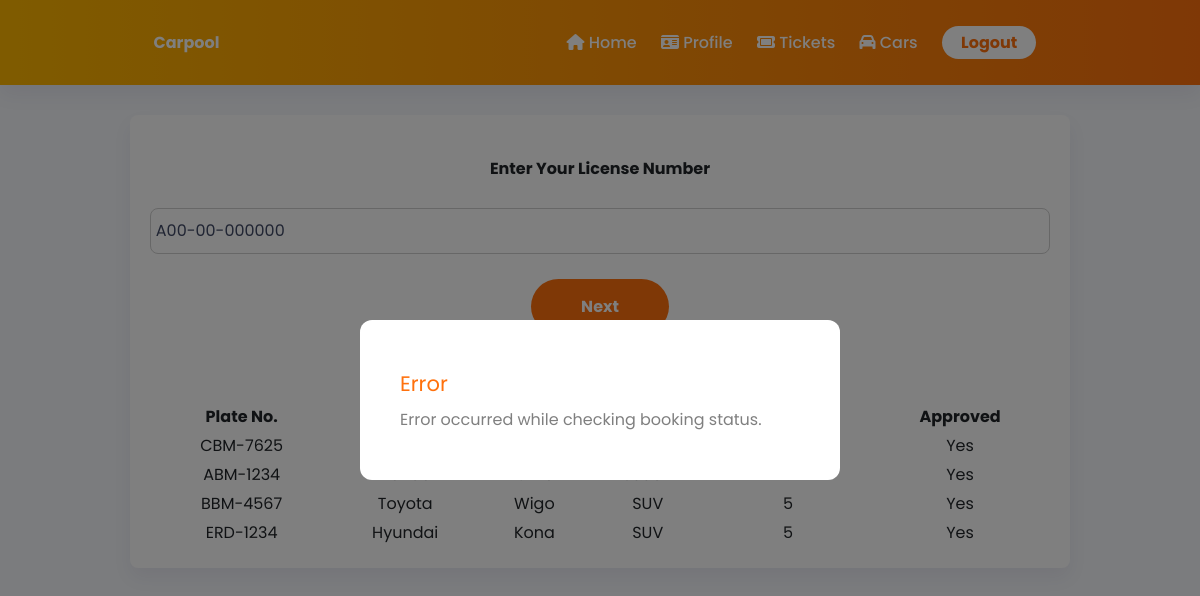
Screenshot of /car.php (signed in) with the database file from the repository.
### tables this page shows
CREATE TABLE `users` (
  `uID` int(11) NOT NULL,
  `fname` varchar(50) DEFAULT NULL,
  `mname` varchar(50) DEFAULT NULL,
  `lname` varchar(50) DEFAULT NULL,
  `uPhone` char(13) DEFAULT NULL,
  `birthday` date NOT NULL,
  `street` varchar(50) NOT NULL,
  `brgy` varchar(50) NOT NULL,
  `city` varchar(50) NOT NULL,
  `prov` varchar(50) NOT NULL,
  `uEmail` varchar(255) DEFAULT NULL,
  `uPswd` varchar(255) DEFAULT NULL,
  `uType` varchar(50) DEFAULT NULL,
  `ticket_bal` int(11) NOT NULL,
  `lic_no` char(13) DEFAULT NULL,
  `applicant` tinyint(4) NOT NULL DEFAULT 0,
  `user_status` varchar(50) NOT NULL,
  `alert` tinyint(1) NOT NULL DEFAULT 0
);

CREATE TABLE `car` (
  `idCar` int(11) NOT NULL,
  `model` varchar(255) DEFAULT NULL,
  `capacity` int(11) DEFAULT NULL,
  `car_make` varchar(255) DEFAULT NULL,
  `type` varchar(45) DEFAULT NULL,
  `plate_no` char(8) DEFAULT NULL,
  `chassis_no` char(17) NOT NULL,
  `Users_idUsers` int(11) DEFAULT NULL,
  `approved` tinyint(4) NOT NULL DEFAULT 0
);

### car.php (the view, shortened to what this page needs)
<!DOCTYPE html>
<html lang="en">
<head>
    <link rel="stylesheet" href="style.css">
</head>
<body>
    <?php
        require 'dbcon.php';
        include 'header.php';
    ?>
    <div class="container">
        <form action="./script/car-register.php" method="POST" id="form">
            <?php
                $id = $_SESSION['uID'];
                $query = "SELECT lic_no FROM users WHERE uID=$id";
                $result = mysqli_query($con, $query);
                $row = mysqli_fetch_assoc($result);
            ?>
            <div id="license" style="text-align: center;">
                <h4>Enter Your License Number</h4>
                <input type="text" name="lic_no" id="lic_no" placeholder="License No." value="<?php echo $row['lic_no'];?>" required="true" class="text-box" pattern="[A-Z][0-9][0-9]-[0-9][0-9]-[0-9][0-9][0-9][0-9][0-9][0-9]" title="11 Digit License No. [A00-00-000000]">
                <input type="button" value="Next" id="license-next" class="button" onclick="hideLayer(1);">
            </div>
        </form>
        <div id="cars">
        <h4>Registered Cars</h4>
        <table width="100%">
            <thead>
                <tr>
                    <th>Plate No.</th>
                    <th>Make</th>
                    <th>Model</th>
                    <th>Type</th>
                    <th>Capacity</th>
                    <th>Approved</th>
                </tr>
            </thead>
            <tbody>
                <?php
                    $query = "SELECT * FROM car WHERE Users_idUsers='$id'";
                    $result = mysqli_query($con, $query);
                    while($row = mysqli_fetch_assoc($result)){
                        if($row['approved'] == 0){
                            $approve = "No";
                        } else {
                            $approve = "Yes";
                        }
                        echo "<tr>
                        <td>".$row['plate_no']."</td>
                        <td>".$row['car_make']."</td>
                        <td>".$row['model']."</td>
                        <td>".$row['type']."</td>
                        <td>".$row['capacity']."</td>
                        <td>".$approve."</td>
                        </tr>";
                    }
                ?>
            </tbody>
        </table>
        </div>
    </div>
</body>
</html>

### style.css (style rules this page uses)
* { font-family: 'Poppins', sans-serif; font-size: 16px; }
body { margin: 0px; background-color: #f7f9fd; }
.container { background-color: white; margin: auto; min-width: 35%; max-width: 75%; padding: 20px; border-radius: 8px; text-align: center; box-shadow: 0 0.6em 1.2em rgba(28, 0, 80, 0.06); }
.text-box { margin: 5px 0; width: 100%; padding: 0.6em 0.3em; border-radius: 8px; box-sizing:border-box; color: #414a67; border: 1px solid #d0d0d0; }
.button { border-radius: 30px; background-color: #ff710d; padding: 0.6em 0.3em; border: none; margin-top: 20px; padding: 1px 50px; height: 55px; cursor: pointer; color: #fff; font-size: 16px; font-weight: bold; text-decoration: none; transition: scale 0.5s, outline 0.5s, background 0.5s, color 0.5s; }

### header.css (style rules this page uses)
body { color: #212529; }

### rows the page displays
users: lic_no "A00-00-000000"
car: plate_no "CBM-7625", approved "Yes"
car: plate_no "ABM-1234", approved "Yes"
car: plate_no "BBM-4567", car_make "Toyota", model "Wigo", type "SUV", capacity "5", approved "Yes"
car: plate_no "ERD-1234", car_make "Hyundai", model "Kona", type "SUV", capacity "5", approved "Yes"
